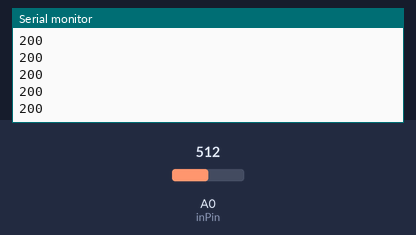
Bench run of a sketch on a simulated Arduino Uno, built with avr-gcc and run on an emulated ATmega328P. On the bench: the last lines printed to the serial monitor. The inputs (shaded band) are chosen by the test bench; at power-on: A0 (inPin) = 512.

Above: at 1.2 s.
1.3 s: A0 (inPin) set to 716
At 1.68 s:
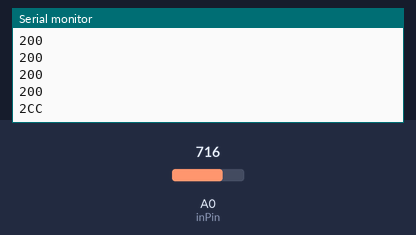
3.5 s: A0 (inPin) set to 511
At 3.68 s:
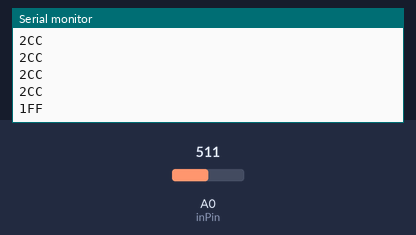
5.5 s: A0 (inPin) set to 122
At 5.69 s:
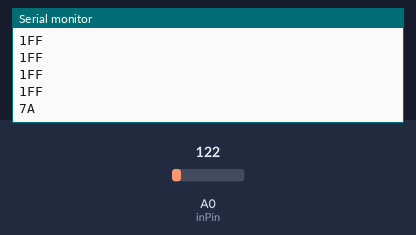

Measured:
- after the input at 1.3 s, the serial monitor: prints a new line after 0.20 s (image 1)
- after the input at 3.5 s, the serial monitor: prints a new line at once (image 2)
- after the input at 5.5 s, the serial monitor: prints a new line at once (image 3)

The sketch:

3.55-Analog_Input.ino
```cpp
int inPin = A0;
int analogValue = 0;    // variable to hold the analog value

void setup() {
  // open the serial port at 9600 bps:
  Serial.begin(9600);
}

void loop() {
  // read the analog input on pin 0:
  analogValue = analogRead(0);

       // print as an ASCII-encoded decimal

  Serial.println(analogValue, HEX);

  delay(250);
}
```
